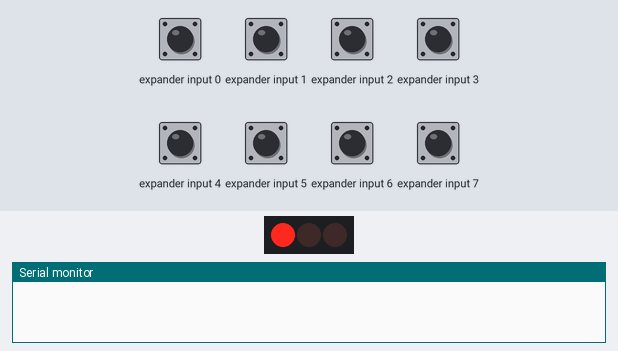
This sketch was run on a simulated Arduino Uno, built with avr-gcc and run on an emulated ATmega328P. Shown: 3 port-expander outputs drawn as a row of LEDs (first output left, lit = HIGH), the last lines printed to the serial monitor. Wiring (inferred from the names in the program): PCF8574 port expander at I2C address 0x20. Wiring (inferred from the signals the program sends): row of LEDs: on Q0, Q1, Q2. The inputs (shaded band) are chosen by the test bench; at power-on: expander input 0–7 HIGH.

Above: at 1.6 s.
1.7 s: expander input 6 pulled LOW for 0.15 s
3.3 s: expander input 7 pulled LOW for 0.15 s
At 4.2 s:
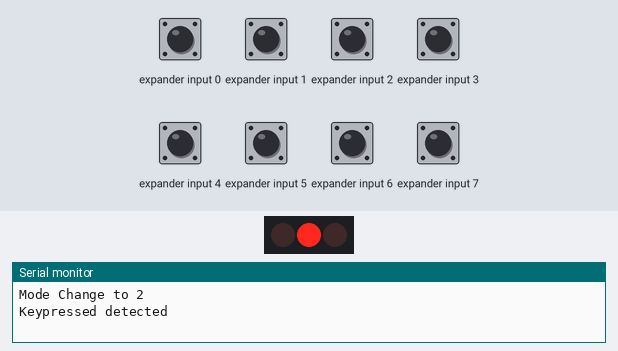
4.9 s: expander input 7 pulled LOW for 1 s
At 6.7 s:
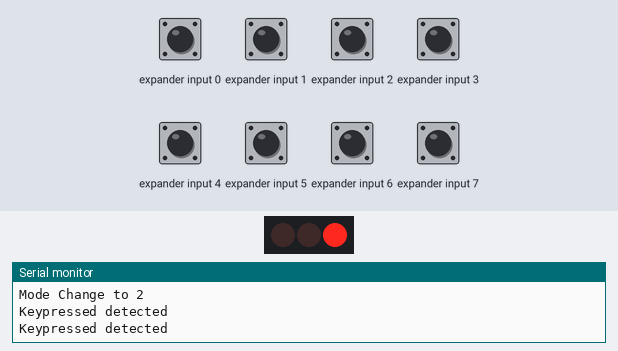
7.4 s: expander input 6 pulled LOW for 1 s
At 7.8 s:
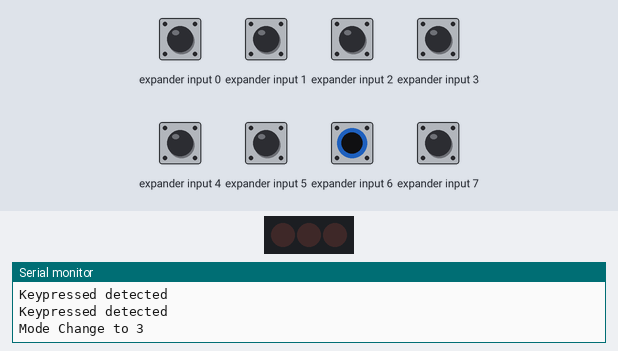
Timing chart, 0 to 10.4 s (numbered marks = the images above; inputs shaded):
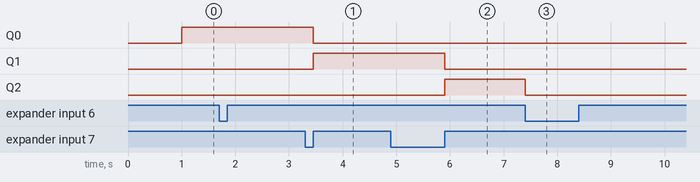

The sketch:

lab-13checkpoint2.ino
```cpp
#include <avr/io.h>           //เรียกใช้คลังโปรแกรม io.h
#include <avr/interrupt.h>    //เรียกใช้คลังโปรแกรมสำหรับขัดจังหวะ
#include "my_twi.h"           //เรียกใช้คลังโปรแกรมจัดการมอดูลทีดับเบิลยูไอ
#include "my_pcf8574.h"       //เรียกใช้คลังโปรแกรมจัดการไอซี PCF8574
                              //---ส่วนบิตอื่นที่เหลือเป็นเอาต์พุต

uint8_t count;                //ตั้งค่าตัวแปรส่วนกลาง (global variable)
uint8_t timer = 0;
unsigned long last_time = 0;      // เวลาสำหรับการ debounce ปุ่มสั่งงาน (P7)
unsigned long last_mode_time = 0; // เวลาสำหรับการ debounce ปุ่มเปลี่ยนโหมด (P6)
bool pressed = 0;

uint8_t mode = 1;             // start at mode 1


uint8_t prepare_data(uint8_t d)
{
  uint8_t tmp;
  tmp = ~d;                   //กลับทุกบิตเป็นตรงข้ามเนื่องจาก LED เป็น Common A
  tmp |= 0xC0;                //เขียนค่า 1 ให้บิต P7 (0x80) และ P6 (0x40) เพื่อใช้เป็นอินพุต
  return tmp;
}

void setup()
{
  last_time = 0;
  last_mode_time = 0;
  Serial.begin(38400);
  uint8_t tmp;
  init_twi_module();          //สั่งให้มอดูลทีดับเบิลยูไอเริ่มทำงาน
  count = 0;                  //สั่งให้ตัวแปร count มีค่าเริ่มต้นเท่ากับศูนย์
  tmp = prepare_data(count);
  PCF8574_write(0, tmp);
}                             //จบการทำงานของฟังก์ชันหลัก

void loop(){
  uint8_t tmp;

  // --- ตรวจจับการกดปุ่ม Mode (ขาสัญญาณ P6 ของ PCF8574) ---
  tmp = PCF8574_read(0);
  tmp &= 0x40; // เช็คเฉพาะบิต P6
  if (!tmp)
  {
    if (millis() - last_mode_time > 20)
    {
      last_mode_time = millis();
      tmp = PCF8574_read(0);
      tmp &= 0x40;
      if (!tmp)
      {
        mode++;
        if (mode > 4) mode = 1;

        if (mode == 1) {
          count = 0;
          timer = 0;
          PCF8574_write(0, prepare_data(timer));
        } else if (mode == 2) {
          count = 0x01;
          PCF8574_write(0, prepare_data(count));
        } else if (mode == 3) {
          count = 0x20;
          PCF8574_write(0, prepare_data(count));
        } else if (mode == 4) {
          count = 0x00;
          PCF8574_write(0, prepare_data(count));
        }

        Serial.print("Mode Change to ");
        Serial.println(mode);
      }
      do
      {
        tmp = PCF8574_read(0);
        tmp &= 0x40;
      }
      while (!tmp);
    }
  }

  // --- ตรวจจับการกดปุ่มสั่งงาน Keypressed (ขาสัญญาณ P7 ของ PCF8574) ---
  tmp = PCF8574_read(0);
  tmp &= 0x80; // เช็คเฉพาะบิต P7
  if(!tmp)
  {
    if( millis() - last_time > 20)
    {
      last_time = millis();
      tmp = PCF8574_read(0);
      tmp &= 0x80;
      if (!tmp)
      {
        pressed = 1;
        Serial.println("Keypressed detected");
      }
      do
      {
        tmp = PCF8574_read(0);
        tmp &= 0x80;
      }
      while(!tmp);
    }
  }

  if (mode == 1) {
    delay(100);
    count++;
    if (count >= 10) {
      timer++;
      if (timer > 0x3F) timer = 0; // นับ 6 บิต (0-63 / 0x00-0x3F) สำหรับ P0-P5
      count = 0;
      PCF8574_write(0, prepare_data(timer));
    }
  }
  else if (mode == 2) {
    if (pressed) {
      count = count << 1;
      if (count > 0x20 || count == 0)
        count = 0x01;
      pressed = 0;
      PCF8574_write(0, prepare_data(count));
    }
  }
  else if (mode == 3) {
    if (pressed) {
      count = count >> 1;
      if (count == 0)
        count = 0x20;
      pressed = 0;
      PCF8574_write(0, prepare_data(count));
    }
  }
  else if (mode == 4) {
    if (pressed) {
      count = ~count & 0x3F;
      pressed = 0;
      PCF8574_write(0, prepare_data(count));
    }
  }
}
```

my_pcf8574.h
```cpp
/*
 * pcf8574.h
 *
 * Created: 10/4/2018 1:56:41 PM
 *  Author: panyayot
 */


#ifndef MY_PCF8574_H_
#define MY_PCF8574_H_


#include "my_twi.h"
#define PCF8574_SLA_W	0x40
#define PCF8574_SLA_R	0x41
#define PCF8574A_SLA_W	0x70
#define PCF8574A_SLA_R	0x71


//-------------------------------------------------------------------------------
//-----Function list in the library my_pcf8574.h
//-------------------------------------------------------------------------------
uint8_t PCF8574_read(uint8_t addr);
void PCF8574_write(uint8_t addr, uint8_t data);
//-------------------------------------------------------------------------------


uint8_t PCF8574_read(uint8_t addr)
{
	uint8_t tmp;
	tmp = PCF8574_SLA_R;
	tmp |= (addr<<1);
	TWI_send_start_condition();
	TWI_wait_until_start_has_been_sent( );
	TWI_send_slave_address(tmp);
	TWI_wait_until_sla_transmitted();

	tmp = TWI_read_data();
	return tmp;
}
void PCF8574_write(uint8_t addr, uint8_t data)
{
	uint8_t tmp;
	tmp = PCF8574_SLA_W;
	tmp |= (addr<<1);
	TWI_send_start_condition();
	TWI_wait_until_start_has_been_sent( );
	TWI_send_slave_address(tmp);
	TWI_wait_until_sla_transmitted();

	TWI_send_first_data(data);
	TWI_wait_until_data_transmitted();
	TWI_send_stop_condition();
}


#endif /* MY_PCF8574_H_ */
```

my_twi.h
```cpp
/*
 * my_twi.h
 *
 * Created: 9/28/2018 11:24:12 PM
 *  Author: panyayot
 */


#ifndef MY_TWI_H_
#define MY_TWI_H_

#ifndef F_CPU
#define F_CPU 16000000UL
#endif
#define TWI_BITRATE 100000
#define TWBR_VALUE (((F_CPU/TWI_BITRATE)-16)/2   )
#define START_TRANSMITTED			0x08
#define REPEATED_START_TRANSMITTED	0x10

#include <util/twi.h>

//-------------------------------------------------------------------------------
//-----Function list in the library my_twi.h
//-------------------------------------------------------------------------------
void init_twi_module(void);
void Status_TWI_no_MR_received_then_ack(void);
void Status_TWI_incomplete_start(void);
void Status_TWI_no_sla_ack(void);
void Status_TWI_no_data_ack(void);
void TWI_send_start_condition (void);
void TWI_wait_until_start_has_been_sent (void);
void TWI_send_slave_address (unsigned char addr);
void TWI_wait_until_sla_transmitted (void);
void TWI_send_device_begin_address(unsigned char addr);
void TWI_send_data (unsigned char DATA);
void TWI_wait_until_data_transmitted (void);
void TWI_send_stop_condition (void);
uint8_t TWI_read_data(void);
//-------------------------------------------------------------------------------
void init_twi_module(void)
{
	TWBR = TWBR_VALUE;
}

void Status_TWI_no_MR_received_then_ack(void)		//error_twi_handler(void)
{
	Serial.println("TWI>no data received from slave and master has responded\n\r");
}

void Status_TWI_incomplete_start(void)		//error_twi_handler(void)
{
	Serial.println("TWI>Start condition fail\n\r");
}

void Status_TWI_no_sla_ack(void)			//error_twi_handler2(void)
{
	Serial.println("TWI>no SLA acknowledge\n\r");
}

void Status_TWI_no_data_ack(void)			//error_twi_handler3(void)
{
	Serial.println("TWI>no data acknowledge");
}

void TWI_send_start_condition (void) {
	TWCR = (1<<TWEN) | (1<<TWINT) | (1<<TWSTA);
}

void TWI_wait_until_start_has_been_sent (void) {
	while (  !(TWCR & (1<<TWINT) ) )
		;
}

void TWI_send_slave_address (unsigned char addr) {
	unsigned char tmp;
	tmp = TWSR & 0xF8;
	if ((tmp != START_TRANSMITTED) &&  (tmp != REPEATED_START_TRANSMITTED))
		Status_TWI_incomplete_start();		//error_twi_handler( );
	TWDR = addr;
	TWCR = (1<<TWINT) | (1<<TWEN);
}

void TWI_wait_until_sla_transmitted (void) {
	while ( !(TWCR & (1<<TWINT)) )
		;
}


void TWI_send_device_begin_address(unsigned char addr)
{
	uint8_t tmp;
	tmp = TWSR & 0xF8;
	if ( (tmp != TW_MT_SLA_ACK))
		Status_TWI_no_sla_ack();				//error_twi_handler2( );

	TWDR = addr;
	TWCR = (1<<TWINT) |  (1<<TWEN);
}


void TWI_send_data (unsigned char DATA) {
	uint8_t tmp;
	tmp = TWSR & 0xF8;
	if  (tmp != TW_MT_DATA_ACK)
		Status_TWI_no_data_ack();				//error_twi_handler2( );

	TWDR = DATA;
	TWCR = (1<<TWINT) |  (1<<TWEN);
}

void TWI_send_first_data (unsigned char DATA) {
	uint8_t tmp;
	tmp = TWSR & 0xF8;
	if ( tmp != TW_MT_SLA_ACK)
		Status_TWI_no_sla_ack();				//error_twi_handler2( );

	TWDR = DATA;
	TWCR = (1<<TWINT) |  (1<<TWEN);
}


void TWI_wait_until_data_transmitted (void) {
	while ( !(TWCR & (1<<TWINT)) )
	;
	if ( (TWSR & 0xF8) != TW_MT_DATA_ACK )
		Status_TWI_no_data_ack();							//error_twi_handler3( );
}

uint8_t TWI_read_data(void)
{
	uint8_t tmp;
	TWCR = (1<<TWINT) | (1<<TWEN) | (1<<TWEA);
	while ( !(TWCR & (1<<TWINT)) )
		;

	tmp = TWSR & 0xF8;
	if ( tmp != TW_MR_DATA_ACK )
		Status_TWI_no_MR_received_then_ack();
	return TWDR;
}


void TWI_send_stop_condition (void) {
	uint8_t tmp;
	tmp = TWSR & 0xF8;
	if (( tmp != TW_MT_DATA_ACK) && (tmp != TW_MR_DATA_ACK))
		Status_TWI_no_data_ack( );
	TWCR = (1<<TWINT)|(1<<TWEN)| (1<<TWSTO);
}

#endif /* MY_TWI_H_ */
```

Measured:
- after the input at 3.3 s, Q0: HIGH → LOW after 0.15 s; Q1: LOW → HIGH after 0.15 s
- after the input at 4.9 s, Q1: HIGH → LOW after 1.0 s; Q2: LOW → HIGH after 1.0 s
- after the input at 7.4 s, Q2: HIGH → LOW at once
